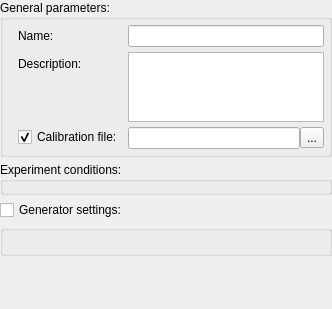
<?xml version="1.0" encoding="UTF-8"?>
<ui version="4.0">
 <class>CExperimentEditorWidget</class>
 <widget class="QFrame" name="CExperimentEditorWidget">
  <property name="geometry">
   <rect>
    <x>0</x>
    <y>0</y>
    <width>332</width>
    <height>309</height>
   </rect>
  </property>
  <property name="windowTitle">
   <string>CExperimentEditorWidget</string>
  </property>
  <layout class="QVBoxLayout" name="mainLayout" stretch="0,0,0,0,0">
   <property name="spacing">
    <number>5</number>
   </property>
   <property name="margin">
    <number>0</number>
   </property>
   <item>
    <widget class="QGroupBox" name="gbGeneralParameters">
     <property name="sizePolicy">
      <sizepolicy hsizetype="Preferred" vsizetype="Preferred">
       <horstretch>0</horstretch>
       <verstretch>0</verstretch>
      </sizepolicy>
     </property>
     <property name="title">
      <string>General parameters:</string>
     </property>
     <property name="flat">
      <bool>true</bool>
     </property>
     <layout class="QFormLayout" name="gbGeneralParametersLayout">
      <property name="fieldGrowthPolicy">
       <enum>QFormLayout::AllNonFixedFieldsGrow</enum>
      </property>
      <property name="horizontalSpacing">
       <number>5</number>
      </property>
      <property name="verticalSpacing">
       <number>5</number>
      </property>
      <property name="leftMargin">
       <number>15</number>
      </property>
      <property name="topMargin">
       <number>5</number>
      </property>
      <property name="rightMargin">
       <number>5</number>
      </property>
      <property name="bottomMargin">
       <number>5</number>
      </property>
      <item row="0" column="0">
       <widget class="QLabel" name="lblName">
        <property name="text">
         <string>Name:</string>
        </property>
       </widget>
      </item>
      <item row="0" column="1">
       <widget class="QLineEdit" name="leName"/>
      </item>
      <item row="1" column="0">
       <widget class="QLabel" name="lblDesc">
        <property name="text">
         <string>Description:</string>
        </property>
       </widget>
      </item>
      <item row="1" column="1">
       <widget class="QPlainTextEdit" name="pteDesc">
        <property name="sizePolicy">
         <sizepolicy hsizetype="Expanding" vsizetype="Fixed">
          <horstretch>0</horstretch>
          <verstretch>0</verstretch>
         </sizepolicy>
        </property>
        <property name="minimumSize">
         <size>
          <width>0</width>
          <height>70</height>
         </size>
        </property>
        <property name="maximumSize">
         <size>
          <width>16777215</width>
          <height>70</height>
         </size>
        </property>
       </widget>
      </item>
      <item row="2" column="0">
       <widget class="QCheckBox" name="cbCalibrationFile">
        <property name="text">
         <string>Calibration file:</string>
        </property>
        <property name="checked">
         <bool>true</bool>
        </property>
       </widget>
      </item>
      <item row="2" column="1">
       <widget class="QFrame" name="frmCalibrationFile">
        <layout class="QHBoxLayout" name="frmCalibrationFileLayout">
         <property name="spacing">
          <number>0</number>
         </property>
         <property name="margin">
          <number>0</number>
         </property>
         <item>
          <widget class="QLineEdit" name="leCalibrationFilePath">
           <property name="frame">
            <bool>true</bool>
           </property>
          </widget>
         </item>
         <item>
          <widget class="QToolButton" name="btnSelectCalibrationFile">
           <property name="text">
            <string notr="true">...</string>
           </property>
          </widget>
         </item>
        </layout>
       </widget>
      </item>
     </layout>
    </widget>
   </item>
   <item>
    <widget class="QGroupBox" name="gbConditions">
     <property name="sizePolicy">
      <sizepolicy hsizetype="Preferred" vsizetype="Minimum">
       <horstretch>0</horstretch>
       <verstretch>0</verstretch>
      </sizepolicy>
     </property>
     <property name="title">
      <string>Experiment conditions:</string>
     </property>
     <property name="flat">
      <bool>true</bool>
     </property>
     <property name="checkable">
      <bool>false</bool>
     </property>
     <layout class="QVBoxLayout" name="gbConditionsLayout">
      <property name="spacing">
       <number>0</number>
      </property>
      <property name="leftMargin">
       <number>15</number>
      </property>
      <property name="topMargin">
       <number>5</number>
      </property>
      <property name="rightMargin">
       <number>5</number>
      </property>
      <property name="bottomMargin">
       <number>5</number>
      </property>
     </layout>
    </widget>
   </item>
   <item>
    <widget class="QCheckBox" name="cbGeneratorSettings">
     <property name="text">
      <string>Generator settings:</string>
     </property>
     <property name="checked">
      <bool>false</bool>
     </property>
    </widget>
   </item>
   <item>
    <widget class="QGroupBox" name="gbGeneratorSettings">
     <property name="sizePolicy">
      <sizepolicy hsizetype="Preferred" vsizetype="Minimum">
       <horstretch>0</horstretch>
       <verstretch>0</verstretch>
      </sizepolicy>
     </property>
     <property name="title">
      <string/>
     </property>
     <property name="flat">
      <bool>true</bool>
     </property>
     <property name="checkable">
      <bool>false</bool>
     </property>
     <layout class="QVBoxLayout" name="gbGeneratorSettingsLayout">
      <property name="spacing">
       <number>0</number>
      </property>
      <property name="leftMargin">
       <number>15</number>
      </property>
      <property name="topMargin">
       <number>5</number>
      </property>
      <property name="rightMargin">
       <number>5</number>
      </property>
      <property name="bottomMargin">
       <number>5</number>
      </property>
     </layout>
    </widget>
   </item>
   <item>
    <spacer name="bottomSpacer">
     <property name="orientation">
      <enum>Qt::Vertical</enum>
     </property>
     <property name="sizeHint" stdset="0">
      <size>
       <width>20</width>
       <height>40</height>
      </size>
     </property>
    </spacer>
   </item>
  </layout>
 </widget>
 <layoutdefault spacing="6" margin="11"/>
 <resources/>
 <connections>
  <connection>
   <sender>cbGeneratorSettings</sender>
   <signal>clicked(bool)</signal>
   <receiver>gbGeneratorSettings</receiver>
   <slot>setVisible(bool)</slot>
   <hints>
    <hint type="sourcelabel">
     <x>37</x>
     <y>196</y>
    </hint>
    <hint type="destinationlabel">
     <x>141</x>
     <y>214</y>
    </hint>
   </hints>
  </connection>
  <connection>
   <sender>cbCalibrationFile</sender>
   <signal>clicked(bool)</signal>
   <receiver>frmCalibrationFile</receiver>
   <slot>setVisible(bool)</slot>
   <hints>
    <hint type="sourcelabel">
     <x>66</x>
     <y>125</y>
    </hint>
    <hint type="destinationlabel">
     <x>220</x>
     <y>128</y>
    </hint>
   </hints>
  </connection>
  <connection>
   <sender>btnSelectCalibrationFile</sender>
   <signal>clicked()</signal>
   <receiver>CExperimentEditorWidget</receiver>
   <slot>selectCalibrateFile()</slot>
   <hints>
    <hint type="sourcelabel">
     <x>312</x>
     <y>130</y>
    </hint>
    <hint type="destinationlabel">
     <x>281</x>
     <y>237</y>
    </hint>
   </hints>
  </connection>
 </connections>
 <slots>
  <slot>selectCalibrateFile()</slot>
 </slots>
</ui>
